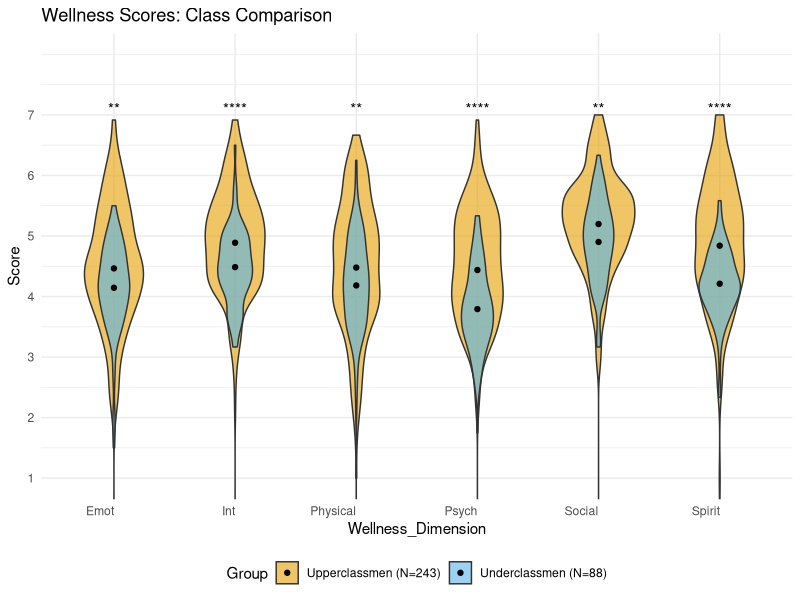
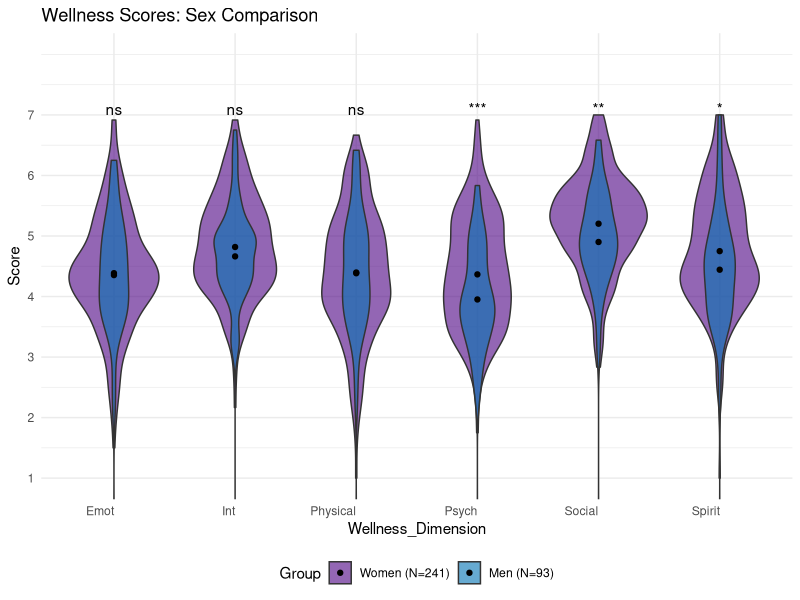

These charts were generated, in order, by the following R code:
read.csv("Data/new_complete_data - Sheet1.csv")
# Read the file, Data/ to access it in the folder
myData <- read.csv("Data/new_complete_data - Sheet1.csv", header = TRUE)
# Assign File to something, header true needed to count first row as header not data
library(dplyr)
library(tidyverse)
library(ggplot2)
library(patchwork)
library(ggpubr)


#Prepare Data
myData_class_long <- myData %>%
  mutate(Demographics_class = as.numeric(Demographics_class)) %>%
  mutate(Year_Group = case_when(
    Demographics_class %in% c(1, 2) ~ "Underclassmen (N=88)",
    Demographics_class %in% c(3, 4) ~ "Upperclassmen (N=243)",
    TRUE ~ NA_character_
  )) %>%
  filter(!is.na(Year_Group)) %>%
  mutate(Year_Group = factor(Year_Group, levels = c("Upperclassmen (N=243)", "Underclassmen (N=88)"))) %>%
  pivot_longer(cols = starts_with("Total_"), names_to = "Wellness_Dimension", values_to = "Score") %>%
  mutate(Wellness_Dimension = str_remove_all(Wellness_Dimension, "Total_|_Wellbeing")) %>%
  filter(!is.na(Score))

#Plot
ggplot(myData_class_long, aes(x = Wellness_Dimension, y = Score, fill = Year_Group)) +
  geom_violin(position = "identity", alpha = 0.6, scale = "count") +
  stat_summary(geom = "point", position = position_identity()) +
  stat_compare_means(method = "t.test", label = "p.signif") +
  scale_fill_manual(values = c("Underclassmen (N=88)" = "#56B4E9", "Upperclassmen (N=243)" = "#E69F00")) +
  scale_y_continuous(breaks = 1:7) +
  labs(title = "Wellness Scores: Class Comparison", fill = "Group") +
  coord_cartesian(ylim = c(1, 8)) + 
  theme_minimal() +
  theme(axis.text.x = element_text(hjust = 1), legend.position = "bottom") 
#top line to make plot, second to make violin, third for mean dots, fourth for stat sig comp, everything else aesthetics


#Prepare Data for sexual orientation analysis - no results of note and pretty much the same process as class analysis above
myData_sex_long <- myData %>%
  mutate(Demographics_sex = as.numeric(Demographics_sex)) %>%
  mutate(Sex_Group = case_when(
    Demographics_sex == 1 ~ "Men (N=93)",
    Demographics_sex == 2 ~ "Women (N=241)",
    TRUE ~ NA_character_
  )) %>%
  filter(!is.na(Sex_Group)) %>%
  # REORDER: This ensures Men (smaller group) is drawn second/on top
  mutate(Sex_Group = factor(Sex_Group, levels = c("Women (N=241)", "Men (N=93)"))) %>%
  pivot_longer(cols = starts_with("Total_"), names_to = "Wellness_Dimension", values_to = "Score") %>%
  mutate(Wellness_Dimension = str_remove_all(Wellness_Dimension, "Total_|_Wellbeing")) %>%
  filter(!is.na(Score))

# Plot
ggplot(myData_sex_long, aes(x = Wellness_Dimension, y = Score, fill = Sex_Group)) +
  geom_violin(position = "identity", alpha = 0.6, scale = "count") +
  stat_summary(geom = "point", position = position_identity()) +
  stat_compare_means(method = "t.test", label = "p.signif") +
  scale_fill_manual(values = c("Men (N=93)" = "#0072B2", "Women (N=241)" = "#4b0082")) +
  scale_y_continuous(breaks = 1:7) +
  labs(title = "Wellness Scores: Sex Comparison", fill = "Group") +
  coord_cartesian(ylim = c(1, 8)) + 
  theme_minimal() +
  theme(axis.text.x = element_text(hjust = 1), legend.position = "bottom")
